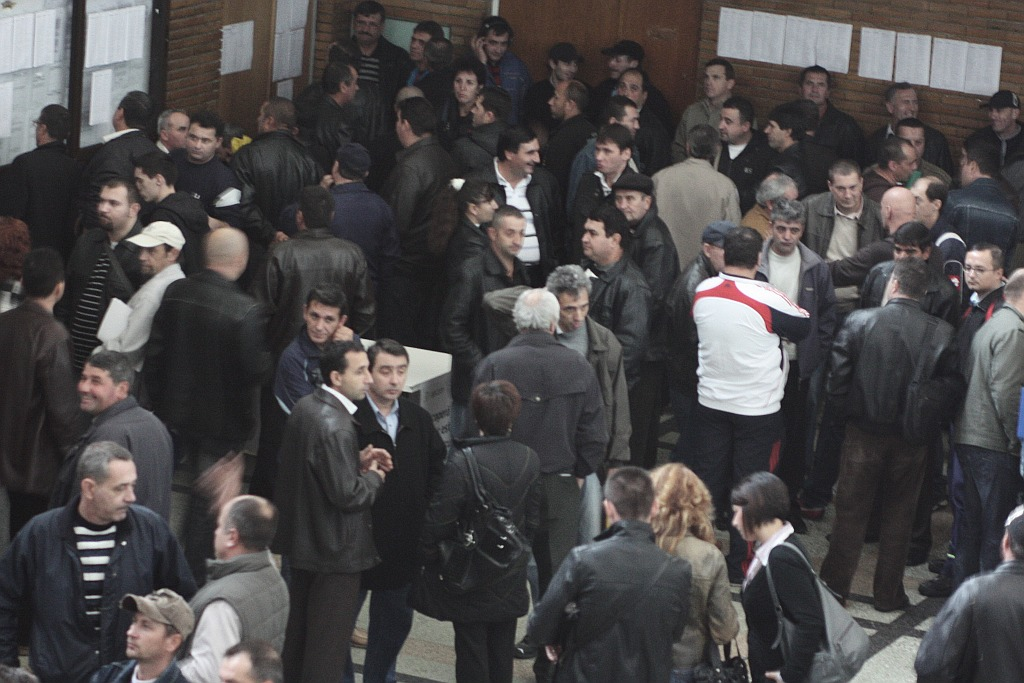
#> input picture images/crowd.jpg, 1024 x 683 px; its folder holds only this picture in this run
$ python annotation.py
#> lines starting #> are read from the running program, lines starting #| are printed output that depends on the picture
### mouseevent.py
import cv2

class mouseParam:
	def __init__(self, input_img_name):
		#parameters for inputting
		self.mouseEvent = {"X":None, "y":None, "event":None, "flags":None}
		#setting for input
		cv2.setMouseCallback(input_img_name, self.__CallBackFunc, None)


	# [6 lines left out: function __CallBackFunc, not called in this run]

	def getData(self):
		return self.mouseEvent

	def getEvent(self):
		return self.mouseEvent["event"]

	def getFlags(self):
		return self.mouseEvent["flags"]

	def getX(self):
		return self.mouseEvent["x"]

	def getY(self):
		return self.mouseEvent["y"]

	def getPos(self):
		return (self.mouseEvent["x"], self.mouseEvent["y"])


### annotation.py
import os
import cv2
import glob
import csv
import pandas as pd
import mouseevent
import copy
import linecache, shutil

folder = "images" #input images in this directory
PWD = os.getcwd() + '/'
files=glob.glob(PWD + folder + "/*")
path = PWD + folder + "_cropped"
csvpath = os.path.join(path, folder) + '.csv'

s = 0 # check whether it's 1st time to use this script for a certain folder
k = 0
cnt = 0
# 'You have counted {tpcnt} people in this directory. This time, you have counted {pcnt} people. Press E to stop.'
pcnt = 1 #  refer above
tpcnt = 1 # refer above
new_frame = 0

if not os.path.exists(path):
	os.makedirs(path)
	s = 1

print("INSTRUCTION")
print("  C   -- count person")
print("  E   -- stop annotationg")
print("  B   -- go back ONLY ONE act")
print(" Esc  -- clear image and start it again")
print("Enter -- go to next\n")

for fname in files:
	img = cv2.imread(fname)
#> img is the input picture: shape (683, 1024, 3); mean B, G, R 73.4, 72.8, 75.4
	x=1
	y=1

	if s == 0: #continue
		right = os.path.basename(fname[-10:-4])
		lastrow = sum(1 for i in open(csvpath)) # http://hk29.hatenablog.jp/entry/2018/05/01/152759
		last = ','.join(glob.glob(path + "/LAST_*"))
		left = os.path.basename(last[-18:-12])

		if new_frame == 0:
			if not left == right:
				continue;

		new_frame = 0
		ent = 0
		if k == 0: #start from previous
			lastrow = sum(1 for i in open(csvpath)) # http://hk29.hatenablog.jp/entry/2018/05/01/152759
			last = ','.join(glob.glob(path + "/LAST_*"))
			lastimg = cv2.imread(last)
			y = int(last[-5])
			x = int(last[-7])
			tpcnt = int(lastrow) - 1

		elif k == 1: #continue to next frame
			x = 1
			y = 1
			tpcnt = int(lastrow) -1

	elif s == 1: #new
		df = pd.DataFrame(columns=['image', 'x', 'y'])
		df.to_csv(csvpath)
		ent = 1

	while y < img.shape[0]/300.0 + 1:
		while x < img.shape[1]/300.0 + 1:

			cropped = img[(y-1)*300:y*300, (x-1)*300:x*300]
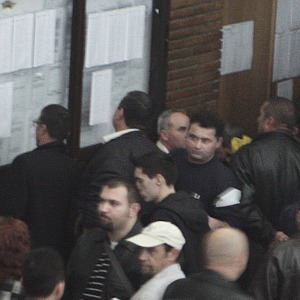
#> cropped: shape (300, 300, 3); mean B, G, R 85.8, 86.3, 88.7
			cv2.imwrite(os.path.join(path, os.path.basename(fname) + "_" + str(x) + "_" + str(y) + ".jpg"), cropped)
			window_name = os.path.join(path, os.path.basename(fname) + "_" + str(x) + "_" + str(y) + ".jpg")

			if s==0 and cnt==0:  #only for the 1st image when you start from continue
				cnt=1
				last = ','.join(glob.glob(path + "/LAST_*"))
				resized_cropped = cv2.resize(cv2.imread(last), (900, 900))
				resized_previous = cv2.imread(path + "/PREVIOUS.jpg")
				os.remove(last)
			else:
				resized_cropped = cv2.resize(cropped, (900, 900))

			if s==1:
				resized_previous = copy.copy(resized_cropped)

			print(window_name)
			cv2.imshow(window_name, resized_cropped)
			mouseData = mouseevent.mouseParam(window_name)

			while True:
				k = cv2.waitKey(0) # waiting input
#> (key Esc is pressed here)

				## checking people
				if k==99: #input 'c'.
					print(mouseData.getPos())
					resized_previous = copy.copy(resized_cropped) #pass by value
					resized_cropped = cv2.circle(resized_cropped, mouseData.getPos(), 5, (0, 0, 255), -1)
					a, b = mouseData.getPos()
					cv2.imshow(window_name, resized_cropped)
					lastrow = sum(1 for i in open(csvpath))
					tpcnt = int(lastrow)
					print('You have counted {} people in this directory.\nThis time, you have counted {} people. Press E to stop.'.format(tpcnt, pcnt))
					pcnt+=1
					df = pd.read_csv(csvpath, index_col=0)
					series = pd.Series([os.path.join(path, os.path.basename(fname) + "_" + str(x) + "_" + str(y) + ".jpg"), int(a/3.0+0.5), int(b/3.0+0.5)], index=df.columns)
					df = df.append(series, ignore_index=True)
					df.to_csv(csvpath)
					if ent == 1:
						ent=0

				## go back the previous
				elif k==98: # input 'b'. See http://d.hatena.ne.jp/tosh914/20121120/1353415648
					lastrow = sum(1 for i in open(csvpath))
					lastrow_sen = linecache.getline(os.path.join(path, folder) + '.csv', lastrow)
					imgname = lastrow_sen.split(",")

					if ent == 0:
						resized_cropped = resized_previous
						cv2.imshow(window_name, resized_cropped)
						lastrow = sum(1 for i in open(csvpath)) - 2
						df = pd.read_csv(csvpath, index_col=0)
						df = df.drop(int(lastrow), axis=0)
						df.to_csv(csvpath)
						pcnt-=1
						lastrow = sum(1 for i in open(csvpath))
						ent = 1

				## go next image
				elif k==13: # input 'Enter'
					cv2.imwrite(os.path.join(path, os.path.basename(fname) + "_" + str(x) + "_" + str(y) + "annotated.jpg"), resized_cropped)
					resized_previous = copy.copy(resized_cropped)
					ent = 1
					break;

				## clear screen
				elif k==27:# intput 'esc'
					resized_cropped = cv2.resize(cropped, (900, 900))
					cv2.imshow(window_name, resized_cropped)
					df = pd.read_csv(csvpath, index_col=0)
					for i in range(len(df)): # http://www.kisse-logs.com/2017/04/11/python-dataframe-drop/
						if df.loc[i, 'image'] == os.path.join(path, os.path.basename(fname) + "_" + str(x) + "_" + str(y) + ".jpg"):
							df = df.drop(i)
					df.to_csv(csvpath)

				## end annotation
				elif k==101: # input 'e'
					cv2.imwrite(os.path.join(path, "LAST_" + os.path.basename(fname) + "_" + str(x) + "_" + str(y) + ".jpg"), resized_cropped)
					cv2.imwrite(path + "/PREVIOUS.jpg", resized_previous)
					exit()

			cv2.destroyAllWindows()
			x+=1

		x=1
		y+=1

	k=1
	new_frame = 1
